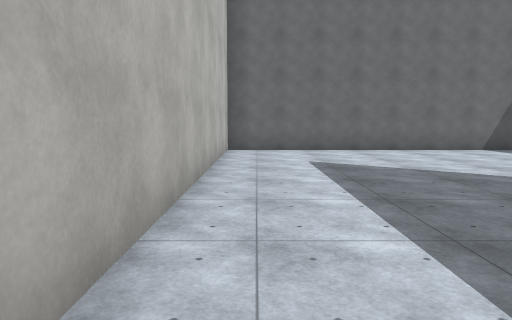
View 1 (above)

24 first-person views from a walk through a Unity game level. The camera is 1.5 m above the floor, tilts 6° down and sees 70° across. The floor is counted in squares, 2 m on a side. Each view is taken from the middle of a square. On the plan, view 1 faces up. The plan holds only what a view shows up to about 11 squares ahead; the rest is blank. The place goes on beyond the plan. The player character is not drawn. Surface patterns are stand-ins for the level's own textures.

View 2
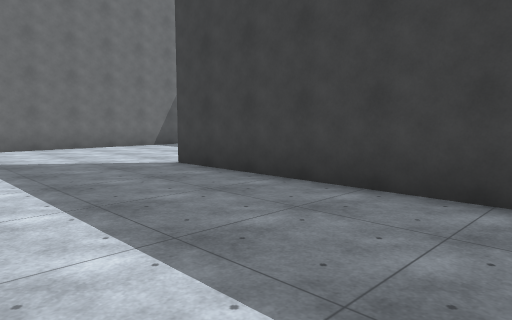

View 3
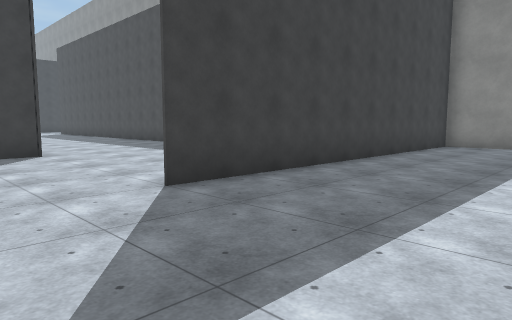

View 4
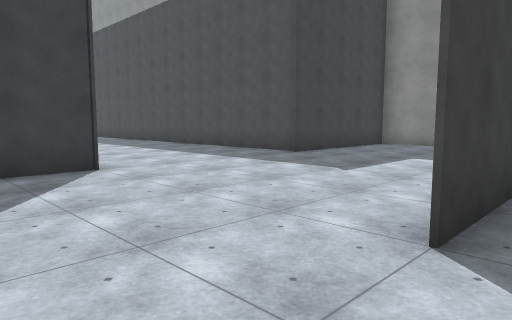

View 5
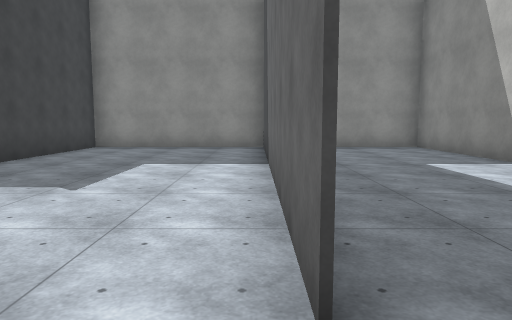

View 6
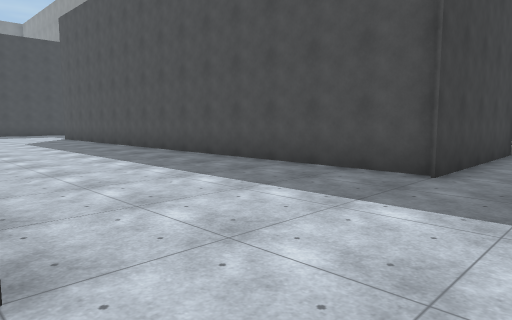

View 7
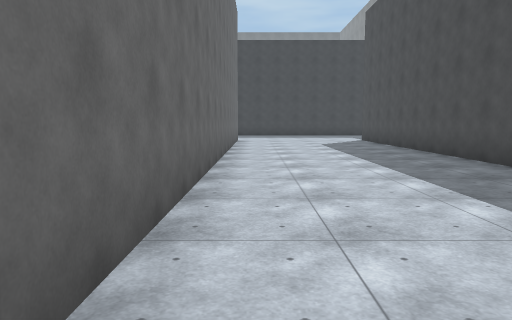

View 8
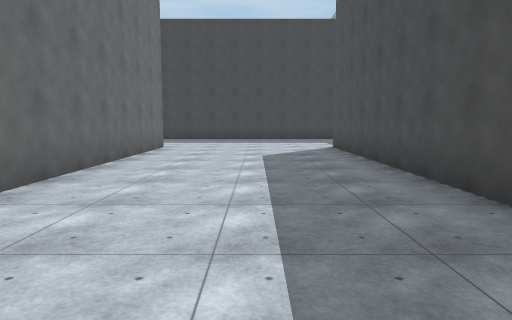

View 9
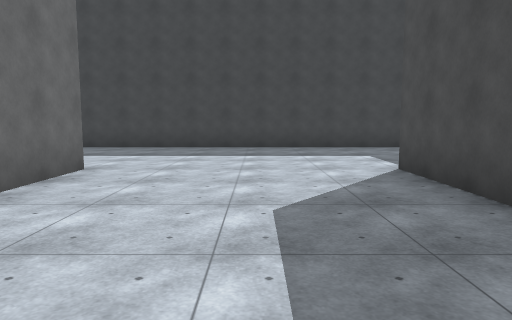

View 10
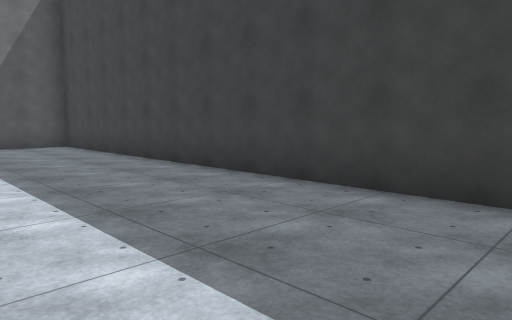

View 11
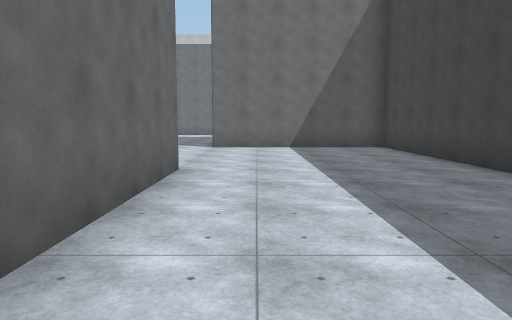

View 12
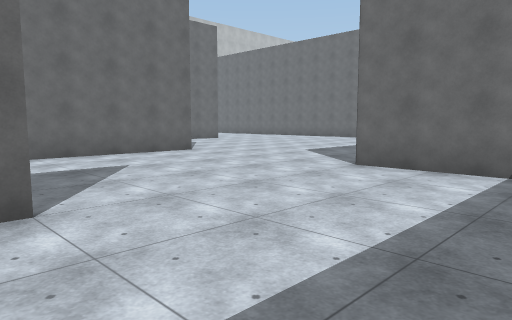

View 13
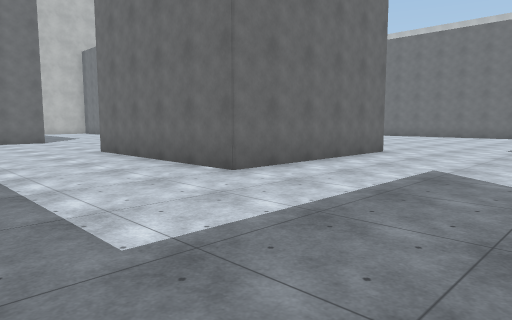

View 14
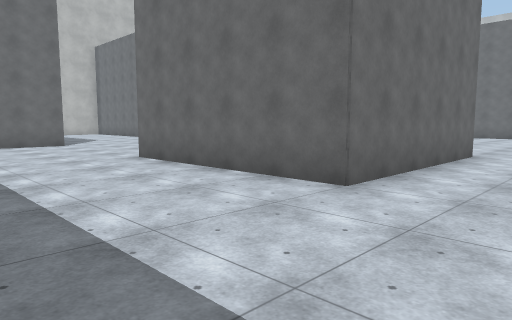

View 15
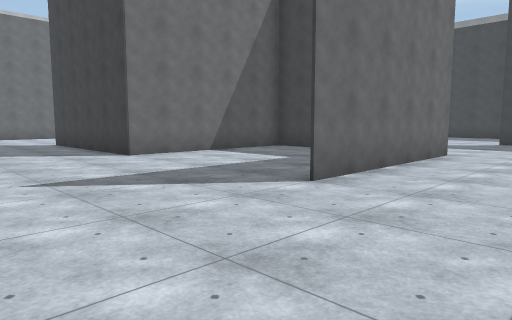

View 16
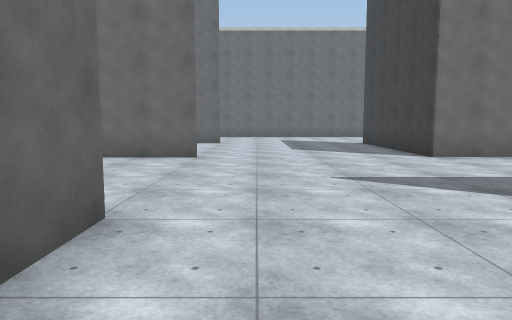

View 17
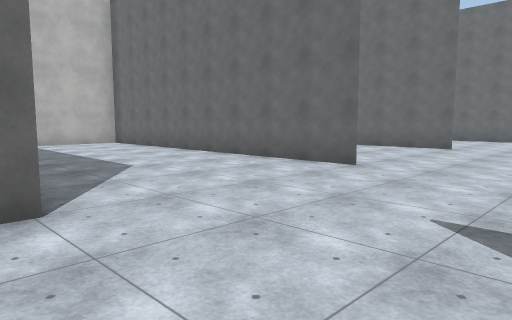

View 18
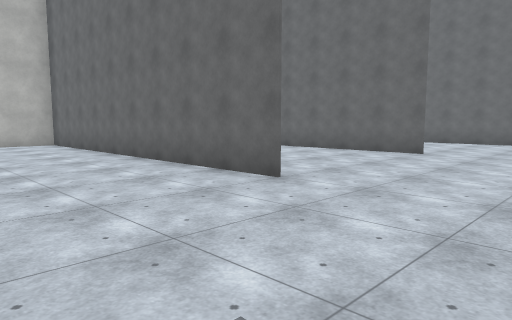

View 19
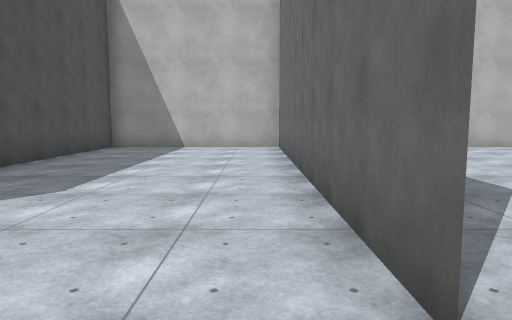

View 20
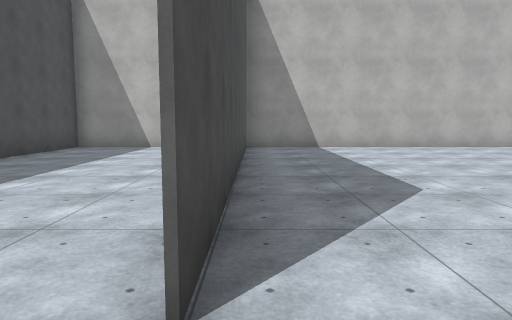

View 21
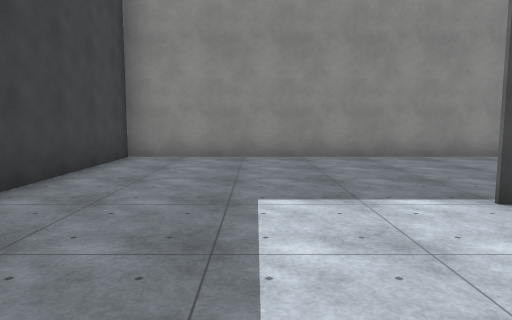

View 22
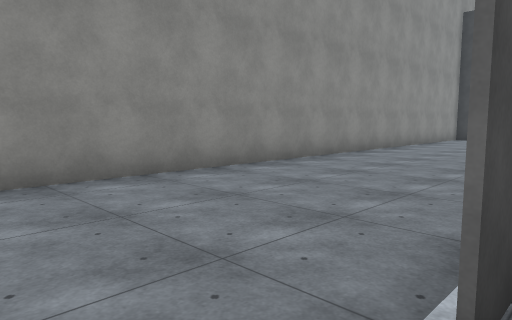

View 23
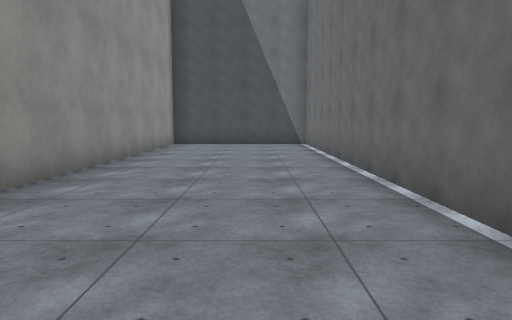

View 24
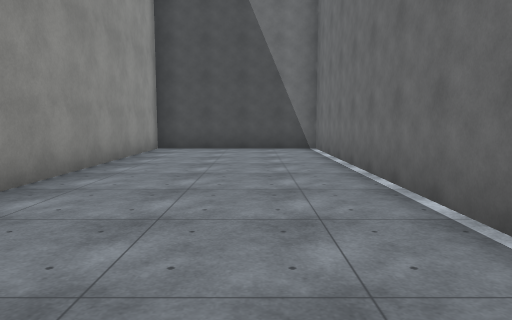

### Floor plan
Points are (right, up) in squares from view 1. A wall is a line through its corners. A room is listed if a view was taken in it or the views show most of it. See-through windows are left out.
Room 1 (views 1, 2, 3, 4, 5, 6, 7, 8, 9, 10, 11, 12, 13, 14, 15, 16, 17, 18, 19, 20, 21, 22, 23, 24)
walls: (18.7, 13.4) (18.7, 14); (18, 14.7) (13.7, 14.7) (13.7, 18.9); (18.8, 14.9) (18.8, 9.7) (13.8, 9.7); (23.8, 9.9) (23.8, 5.6); (23.8, 4.7) (9.9, 4.7); (8.8, 9.9) (8.8, 8.1); (8.7, 4.6) (8.7, 6.1); (18.8, -0.3) (8.8, -0.3) (8.8, -4.8); (8.9, 14.7) (-0.8, 14.7); (6.9, 9.7) (-0.8, 9.7); (8.8, -0.3) (23.9, -0.3); (8.9, 19.7) (5, 19.7); (3.8, 4.8) (3.8, -4.1); (8.7, -4.8) (8.7, 0); (-0.8, 9.8) (4, 9.8); (-0.4, 14.7) (8.8, 14.7); (3.7, -4.8) (3.7, 4.8); (-0.7, -0.8) (-0.7, -4.7) (28.7, -4.7) (28.7, 14.7) (23.6, 14.7); (-0.7, 22.6) (-0.7, 1)

Where each view was taken, in squares from view 1:
view 1: 0 up, 0 right, facing up
view 2: 1 down, 0 right, facing up-right
view 3: 7 up, 0 right, facing down-right
view 4: 7 up, 3 right, facing down-right
view 5: 6 up, 4 right, facing down
view 6: 5 up, 7 right, facing down-right
view 7: 4 up, 9 right, facing right
view 8: 2 up, 13 right, facing right
view 9: 2 up, 18 right, facing right
view 10: 3 up, 25 right, facing up-right
view 11: 4 up, 25 right, facing up
view 12: 9 up, 27 right, facing up-left
view 13: 6 up, 23 right, facing up-left
view 14: 6 up, 21 right, facing up-left
view 15: 7 up, 10 right, facing up-right
view 16: 7 up, 10 right, facing up
view 17: 9 up, 12 right, facing up-left
view 18: 11 up, 12 right, facing up-left
view 19: 14 up, 10 right, facing left
view 20: 15 up, 10 right, facing left
view 21: 3 up, 26 right, facing down
view 22: 0 up, 25 right, facing down-left
view 23: 2 down, 21 right, facing left
view 24: 2 down, 19 right, facing left
